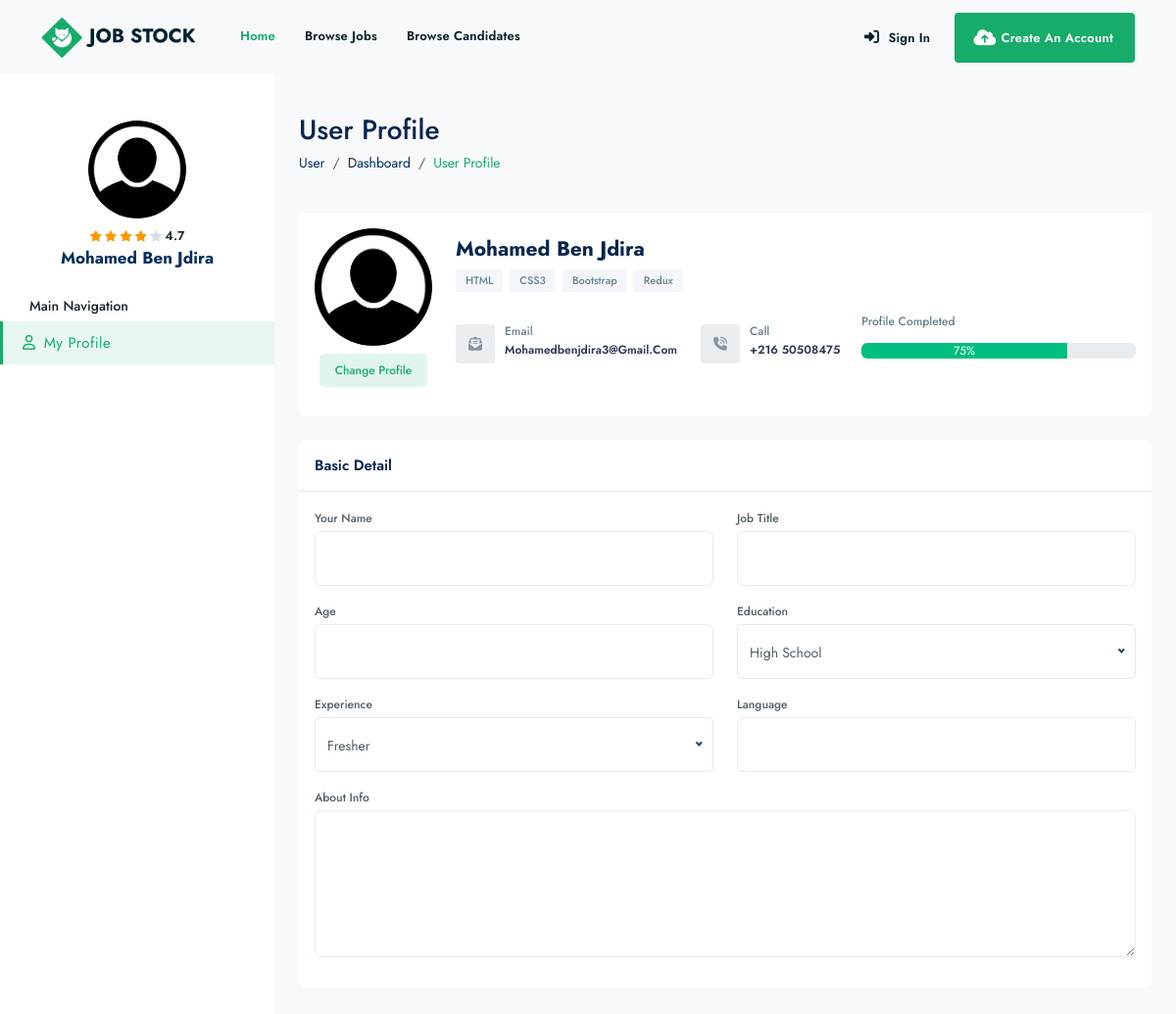
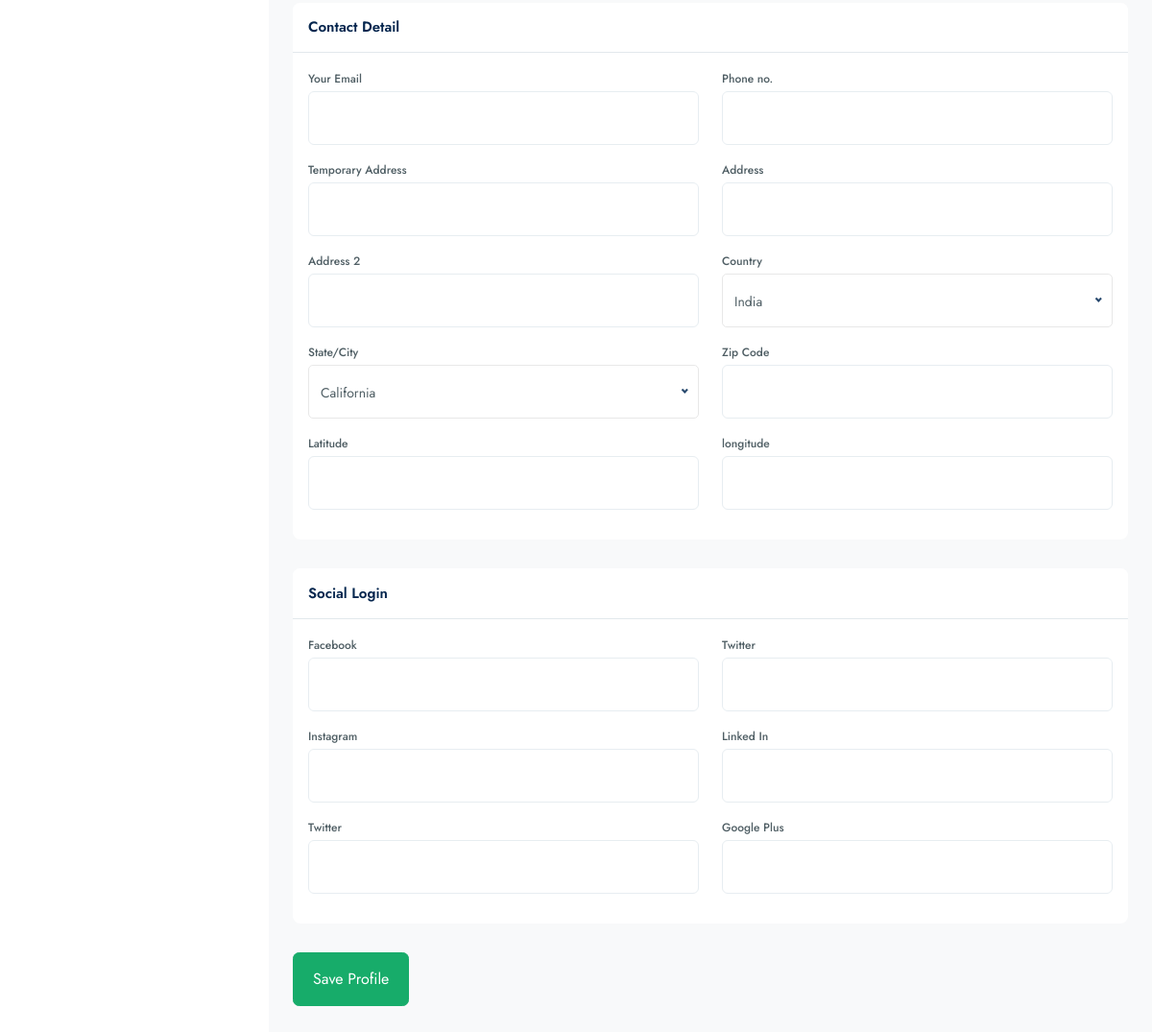
Page /profile.php (signed in) on the committed database (2 pictures, top to bottom).
### tables this page shows
CREATE TABLE `user_account` (
  `id` int(11) NOT NULL,
  `name` varchar(50) DEFAULT NULL,
  `email` varchar(100) DEFAULT NULL,
  `password` varchar(100) DEFAULT NULL,
  `createdAt` timestamp NOT NULL DEFAULT current_timestamp(),
  `phone_number` varchar(20) DEFAULT NULL
);

### profile.php (the view, shortened to what this page needs)
<!doctype html>
<html lang="en">
<head>
  <link href="assets/css/styles.css" rel="stylesheet">
  <link rel="stylesheet" href="https://cdnjs.cloudflare.com/ajax/libs/font-awesome/6.4.0/css/all.min.css" />
</head>
<body>
  <div id="main-wrapper">
    <div class="header header-transparent dark">
      <div class="container">
        <nav id="navigation" class="navigation navigation-landscape">
          <div class="nav-header">
            <a class="nav-brand" href="./index.php">
              <img src="assets/img/logo.png" class="logo" alt="" />
            </a>
          </div>
          <div class="nav-menus-wrapper" style="transition-property: none">
            <ul class="nav-menu">
              <li class="active">
                <a href="./index.php">Home<span class="submenu-indicator"></span></a>
              </li>
              <li>
                <a href="jobs_list.php">Browse Jobs<span class="submenu-indicator"></span></a>
              </li>
              <li>
                <a href="candidates_list.php">Browse Candidates<span class="submenu-indicator"></span></a>
              </li>
            </ul>
            <?php
            require("session.php");
            require("db.php");
            $username = $_SESSION['username'];
            $req = "SELECT u.*
            FROM user_account u
            WHERE u.name = '$username'";
            $res = mysqli_query($connection, $req);
            $row = mysqli_fetch_assoc($res);
            ?>
          </div>
        </nav>
      </div>
    </div>
    <div class="dashboard-wrap bg-light">
      <div class="collapse" id="MobNav">
        <div class="dashboard-nav">
          <div class="dash-user-blocks pt-5">
            <div class="jbs-grid-usrs-thumb">
              <div class="jbs-grid-yuo">
                <a href="#">
                  <figure><img src="assets/img/user-5.png" class="img-fluid circle" alt=""></figure>
                </a>
              </div>
            </div>
            <div class="jbs-grid-usrs-caption mb-3">
              <div class="jbs-kioyer">
                <div class="jbs-kioyer-groups">
                  <span class="fa-solid fa-star active"></span>
                  <span class="fa-solid fa-star active"></span>
                  <span class="fa-solid fa-star active"></span>
                  <span class="fa-solid fa-star active"></span>
                  <span class="fa-solid fa-star"></span>
                  <span class="aal-reveis">4.7</span>
                </div>
              </div>
              <div class="jbs-tiosk">
                <h4 class="jbs-tiosk-title"><a href="#">
                    <?php echo $row["name"] ?>
                  </a></h4>
              </div>
            </div>
          </div>
          <div class="dashboard-inner">
            <ul data-submenu-title="Main Navigation">
              <li class="active"><a href="#"><i class="fa-regular fa-user me-2"></i>My Profile </a>
              </li>
            </ul>
          </div>
        </div>
      </div>
      <div class="dashboard-content">
        <div class="dashboard-tlbar d-block mb-4">
          <div class="row">
            <div class="colxl-12 col-lg-12 col-md-12">
              <h1 class="mb-1 fs-3 font--medium">User Profile</h1>
              <nav aria-label="breadcrumb">
                <ol class="breadcrumb">
                  <li class="breadcrumb-item text-muted"><a href="#">User</a></li>
                  <li class="breadcrumb-item text-muted"><a href="#">Dashboard</a></li>
                  <li class="breadcrumb-item"><a href="#" class="theme-cl">User Profile</a></li>
                </ol>
              </nav>
            </div>
          </div>
        </div>
        <div class="dashboard-widg-bar d-block">
          <div class="dashboard-profle-wrapper mb-4">
            <div class="dash-prf-start">
              <div class="dash-prf-start-upper">
                <div class="dash-prf-start-thumb">
                  <figure><img src="assets/img/user-5.png" class="img-fluid circle" alt=""></figure>
                </div>
              </div>
              <div class="dash-prf-start-bottom">
                <div class="upload-btn-wrapper small">
                  <button class="btn">Change Profile</button>
                </div>
              </div>
            </div>
            <div class="dash-prf-end">
              <div class="dash-prfs-caption">
                <div class="dash-prfs-title">
                  <h4>
                    <?php echo $row["name"] ?>
                  </h4>
                </div>
                <div class="jbs-grid-job-edrs-group mt-1">
                  <span>HTML</span>
                  <span>CSS3</span>
                  <span>Bootstrap</span>
                  <span>Redux</span>
                </div>
              </div>
              <div class="dash-prf-caption-end">
                <div class="dash-prf-infos">
                  <div class="single-dash-prf-infos">
                    <div class="single-dash-prf-infos-icons"><i class="fa-solid fa-envelope-open-text"></i></div>
                    <div class="single-dash-prf-infos-caption">
                      <p class="text-sm-muted mb-0">Email</p>
                      <h5>
                        <?php echo $row["email"] ?>
                      </h5>
                    </div>
                  </div>
                  <div class="single-dash-prf-infos">
                    <div class="single-dash-prf-infos-icons"><i class="fa-solid fa-phone-volume"></i></div>
                    <div class="single-dash-prf-infos-caption">
                      <p class="text-sm-muted mb-0">Call</p>
                      <h5>+216
                        <?php echo $row["phone_number"] ?>
                      </h5>
                    </div>
                  </div>
                </div>
                <div class="dash-prf-completion">
                  <p class="text-sm-muted">Profile Completed</p>
                  <div class="progress" role="progressbar" aria-label="Example Success with label" aria-valuenow="75"
                    aria-valuemin="0" aria-valuemax="100">
                    <div class="progress-bar bg-success" style="width: 75%">75%</div>
                  </div>
                </div>
              </div>
            </div>
          </div>
          <div class="card">
            <div class="card-header">
              <h4>Basic Detail</h4>
            </div>
            <div class="card-body">
              <form>
                <div class="row">
                  <div class="col-xl-6 col-lg-6 col-md-12">
                    <div class="form-group">
                      <label>Your Name</label>
                      <input type="text" class="form-control">
                    </div>
                  </div>
                  <div class="col-xl-6 col-lg-6 col-md-12">
                    <div class="form-group">
                      <label>Job Title</label>
                      <input type="text" class="form-control">
                    </div>
                  </div>
                  <div class="col-xl-6 col-lg-6 col-md-12">
                    <div class="form-group">
                      <label>Age</label>
                      <input type="text" class="form-control">
                    </div>
                  </div>
                  <div class="col-xl-6 col-lg-6 col-md-12">
                    <div class="form-group">
                      <label>Education</label>
                      <div class="select-ops">
                      </div>
                    </div>
                  </div>
                  <div class="col-xl-6 col-lg-6 col-md-12">
                    <div class="form-group">
                      <label>Experience</label>
                      <div class="select-ops">
                      </div>
                    </div>
                  </div>
                  <div class="col-xl-6 col-lg-6 col-md-12">
                    <div class="form-group">
                      <label>Language</label>
                      <input type="text" class="form-control">
                    </div>
                  </div>
                  <div class="col-xl-12 col-lg-12 col-md-12">
                    <div class="form-group">
                      <label>About Info</label>
                      <textarea class="form-control ht-80"></textarea>
                    </div>
                  </div>
                </div>
              </form>
            </div>
          </div>
          <div class="card">
            <div class="card-header">
              <h4>Contact Detail</h4>
            </div>
            <div class="card-body">
              <form>
                <div class="row">
                  <div class="col-xl-6 col-lg-6 col-md-12">
                    <div class="form-group">
                      <label>Your Email</label>
                      <input type="text" class="form-control">
                    </div>
                  </div>
                  <div class="col-xl-6 col-lg-6 col-md-12">
                    <div class="form-group">
                      <label>Phone no.</label>
                      <input type="text" class="form-control">
                    </div>
                  </div>
                  <div class="col-xl-6 col-lg-6 col-md-12">
                    <div class="form-group">
                      <label>Temporary Address</label>
                      <input type="text" class="form-control">
                    </div>
                  </div>
                  <div class="col-xl-6 col-lg-6 col-md-12">
                    <div class="form-group">
                      <label>Address</label>
                      <input type="text" class="form-control">
                    </div>
                  </div>
                  <div class="col-xl-6 col-lg-6 col-md-12">
                    <div class="form-group">
                      <label>Address 2</label>
                      <input type="text" class="form-control">
                    </div>
                  </div>
                  <div class="col-xl-6 col-lg-6 col-md-12">
                    <div class="form-group">
                      <label>Country</label>
                      <div class="select-ops">
                      </div>
                    </div>
                  </div>
                  <div class="col-xl-6 col-lg-6 col-md-12">
                    <div class="form-group">
                      <label>State/City</label>
                      <div class="select-ops">
                      </div>
                    </div>
                  </div>
                  <div class="col-xl-6 col-lg-6 col-md-12">
                    <div class="form-group">
                      <label>Zip Code</label>
                      <input type="text" class="form-control">
                    </div>
                  </div>
                  <div class="col-xl-6 col-lg-6 col-md-12">
                    <div class="form-group">
                      <label>Latitude</label>
                      <input type="text" class="form-control">
                    </div>
                  </div>
                  <div class="col-xl-6 col-lg-6 col-md-12">
                    <div class="form-group">
                      <label>longitude</label>
                      <input type="text" class="form-control">
                    </div>
                  </div>
                </div>
              </form>
            </div>
          </div>
          <div class="card">
            <div class="card-header">
              <h4>Social Login</h4>
            </div>
            <div class="card-body">
              <form>
                <div class="row">
                  <div class="col-xl-6 col-lg-6 col-md-12">
                    <div class="form-group">
                      <label>Facebook</label>
                      <input type="text" class="form-control">
                    </div>
                  </div>
                  <div class="col-xl-6 col-lg-6 col-md-12">
                    <div class="form-group">
                      <label>Twitter</label>
                      <input type="text" class="form-control">
                    </div>
                  </div>
                  <div class="col-xl-6 col-lg-6 col-md-12">
                    <div class="form-group">
                      <label>Instagram</label>
                      <input type="text" class="form-control">
                    </div>
                  </div>
                  <div class="col-xl-6 col-lg-6 col-md-12">
                    <div class="form-group">
                      <label>Linked In</label>
                      <input type="text" class="form-control">
                    </div>
                  </div>
                  <div class="col-xl-6 col-lg-6 col-md-12">
                    <div class="form-group">
                      <label>Twitter</label>
                      <input type="text" class="form-control">
                    </div>
                  </div>
                  <div class="col-xl-6 col-lg-6 col-md-12">
                    <div class="form-group">
                      <label>Google Plus</label>
                      <input type="text" class="form-control">
                    </div>
                  </div>
                </div>
              </form>
            </div>
          </div>
          <div class="row">
            <div class="col-lg-12 col-md-12">
              <button type="submit" class="btn ft--medium btn-primary">Save Profile</button>
            </div>
          </div>
        </div>
      </div>
    </div>
  </div>
</body>
</html>

### rows in the picture
user_account: name "Mohamed Ben Jdira", email "Mohamedbenjdira3@gmail.com", phone_number "50508475"
